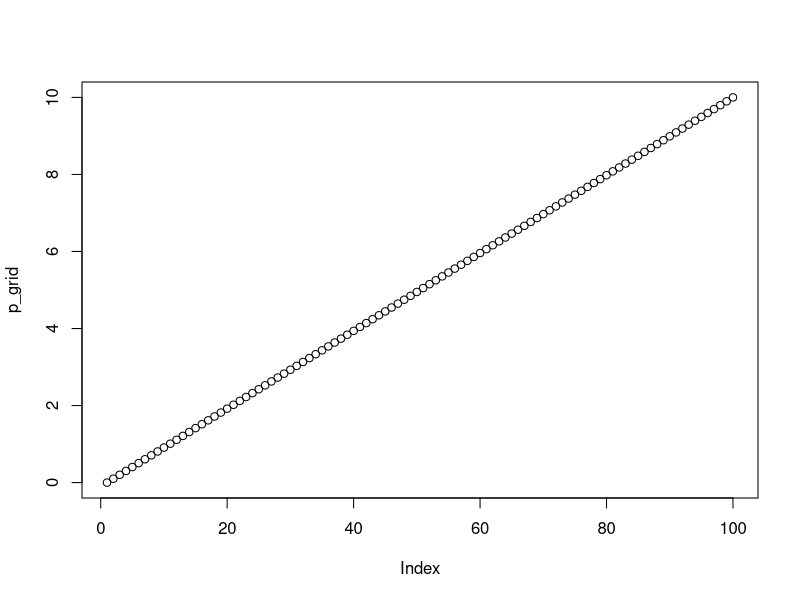

Write R code to recreate this figure.
#Globe tossing ex 


#step 1: 
#Define the grid. This means you decide how many points to use in estimating the posterior, and then you make 
# a list of the parameter values on the grid 
p_grid <- seq(from = 0, to = 10, length.out=100)
plot(p_grid)
